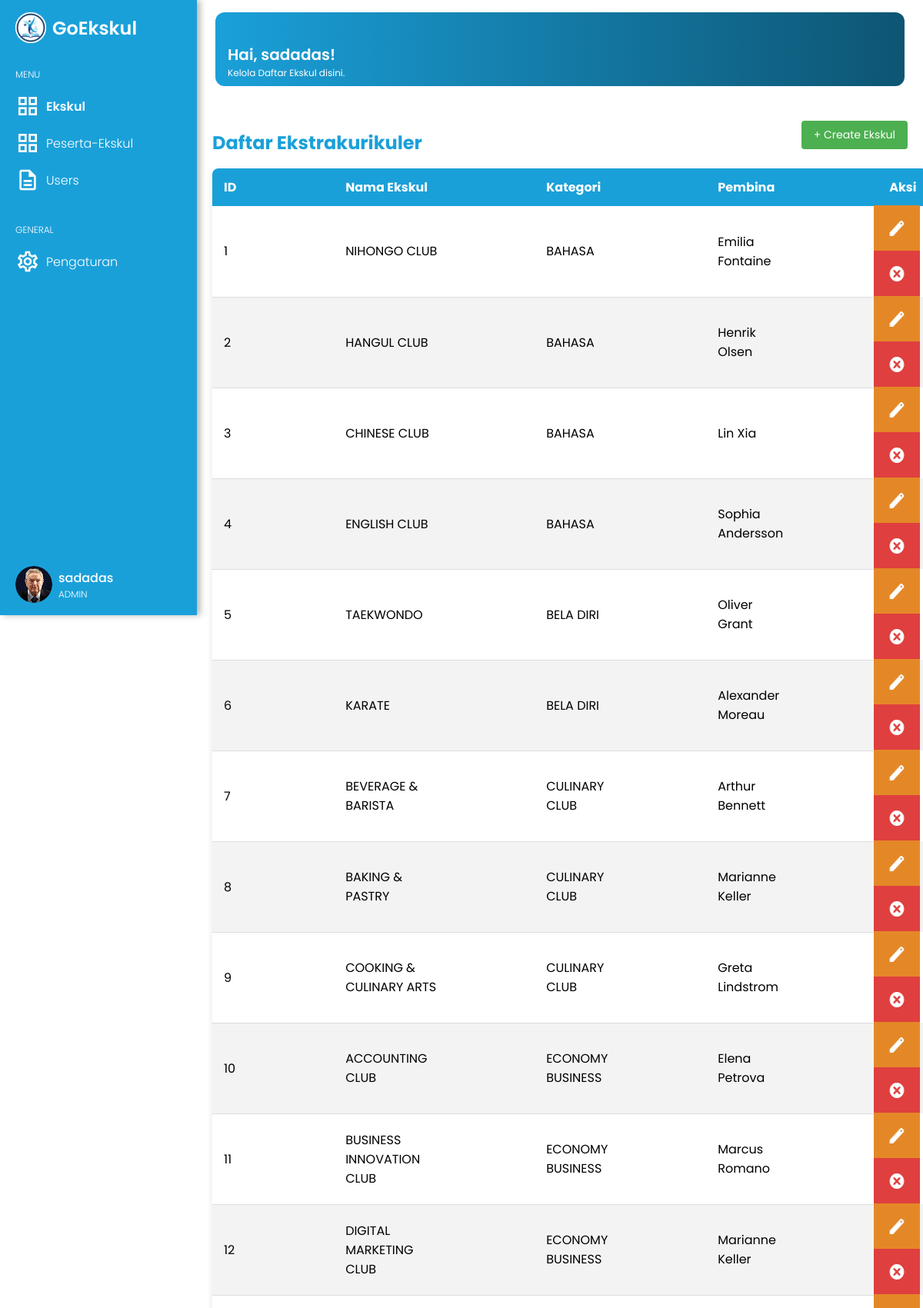
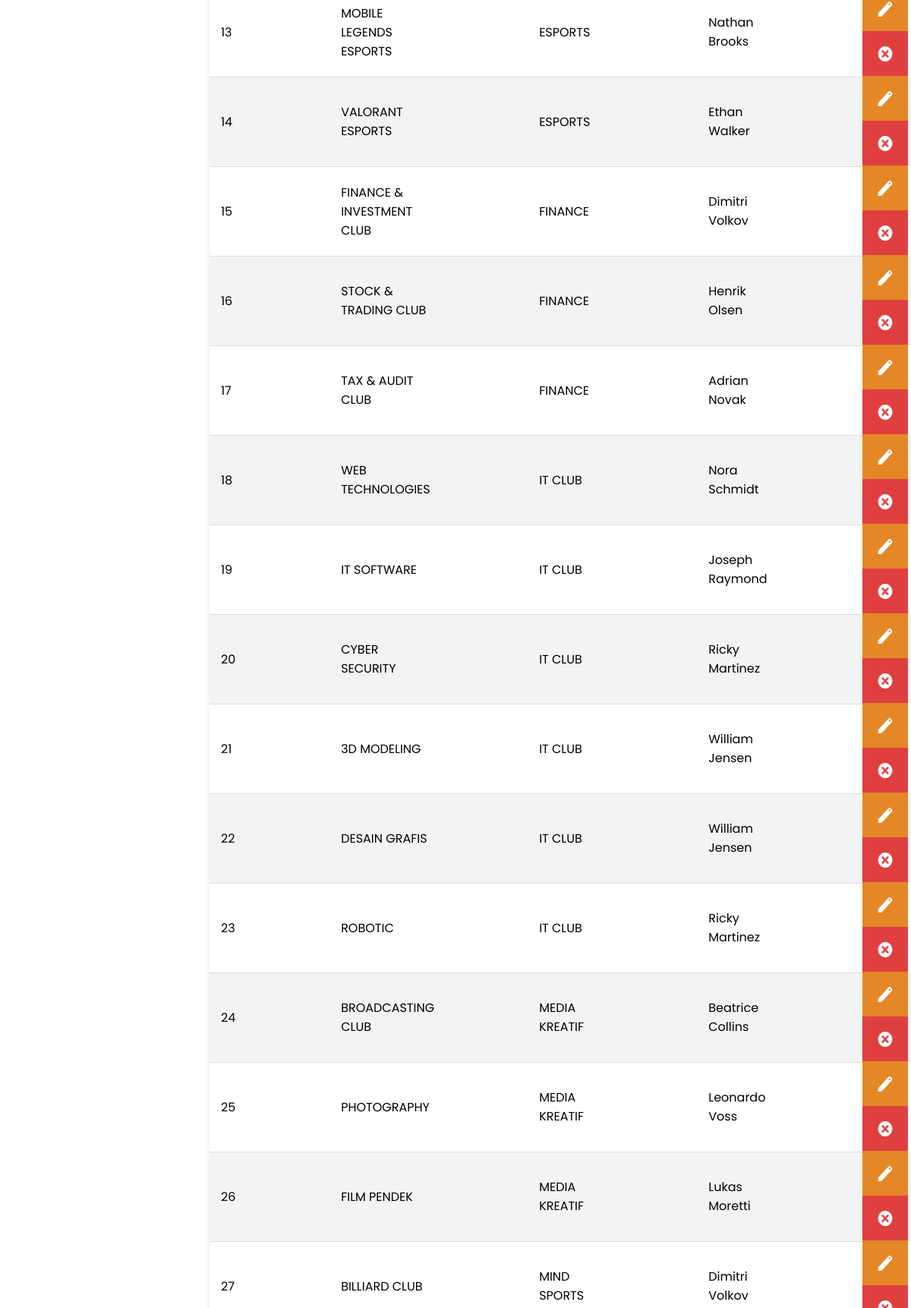
Page /Pages/Dashboard/Dashboard-Admin/dashboard.php (signed in, upper part) on the committed database (2 pictures, top to bottom).
### tables this page shows
CREATE TABLE `extracurriculars` (
  `id` int NOT NULL,
  `name` varchar(100) NOT NULL,
  `category` varchar(50) DEFAULT NULL,
  `day` varchar(20) DEFAULT NULL,
  `time` varchar(50) DEFAULT NULL,
  `location` varchar(100) DEFAULT NULL,
  `instructor_name` varchar(100) DEFAULT NULL,
  `instructor_photo` varchar(255) DEFAULT NULL,
  `activity_photo` varchar(255) DEFAULT NULL
);

### Pages/Dashboard/Dashboard-Admin/dashboard.php (the view, shortened to what this page needs)
<?php
include '../../../Config/db.php';
$user  = $_SESSION['user'] ?? 'Belum diatur';
$query = "SELECT id, name, category, instructor_name FROM extracurriculars";
$result = mysqli_query($koneksi, $query);
?>
<!DOCTYPE html>
<html lang="id">
<head>
    <link rel="stylesheet" href="https://cdnjs.cloudflare.com/ajax/libs/font-awesome/6.5.0/css/all.min.css">
    <link rel="stylesheet" href="/Styles/Dashboard/Dashboard-Admin/dashboard.css">
</head>
<body>
    <main class="dashboard-main-content">
        <aside class="sidebar">
            <section class="sidebar-top">
                <div class="logo-name">
                    <img src="../../../Images/Ikon GoEkskul.png">
                    <h1>GoEkskul</h1>
                </div>
                <section class="menu-general">
                    <section class="menu">
                        <h1>MENU</h1>
                        <a href="#" class="menu-list active">
                            <i class="material-icons-outlined">grid_view</i>
                            <h2 class="active">Ekskul</h2>
                        </a>
                        <a href="Ekskul_Registrasi.php" class="menu-list">
                            <i class="material-icons-outlined">grid_view</i>
                            <h2>Peserta-Ekskul</h2>
                        </a>
                        <a href="users.php" class="menu-list">
                            <i class="material-icons-outlined">description</i>
                            <h2>Users</h2>
                        </a>
                    </section>
                    <section class="general">
                        <h1>GENERAL</h1>
                        <a href="setting.php" class="general-list">
                            <i class="material-icons-outlined">settings</i>
                            <h2>Pengaturan</h2>
                        </a>
                    </section>
                </section>
            </section>
            <a href="setting.php" class="profile">
                <img src="../../../Images/Person-Photo/Person-31.png">
                <div class="name-role">
                    <h1><?= htmlspecialchars($user, ENT_QUOTES, 'UTF-8') ?></h1>
                    <p>ADMIN</p>
                </div>
            </a>
        </aside>
        <section class="dashboard">
            <section class="bottom">
                <section class="banner">
                    <h1>Hai, <?= htmlspecialchars($user, ENT_QUOTES, 'UTF-8') ?>!</h1>
                    <p>Kelola Daftar Ekskul disini.</p>
                </section>
                <div class="table-container">
                    <div class="table-header">
                        <h2 class="table-title">Daftar Ekstrakurikuler</h2>
                        <a href="create-ekskul.php" class="btn-create">
                            <button type="button">+ Create Ekskul</button>
                        </a>
                    </div>
                    <table class="ekskul-table">
                        <thead class="ekskul-table-header">
                            <tr>
                                <th class="table-col-id">ID</th>
                                <th class="table-col-name">Nama Ekskul</th>
                                <th class="table-col-category">Kategori</th>
                                <th class="table-col-mentor">Pembina</th>
                                <th class="table-col-actions">Aksi</th>
                            </tr>
                        </thead>
                        <tbody>
                            <?php while ($row = mysqli_fetch_assoc($result)) : ?>
                                <tr class="ekskul-row" data-id="<?= $row['id'] ?>">
                                    <td class="table-data-id"><?= htmlspecialchars($row['id'], ENT_QUOTES, 'UTF-8') ?></td>
                                    <td class="table-data-name"><?= htmlspecialchars($row['name'], ENT_QUOTES, 'UTF-8') ?></td>
                                    <td class="table-data-category"><?= htmlspecialchars($row['category'], ENT_QUOTES, 'UTF-8') ?></td>
                                    <td class="table-data-mentor"><?= htmlspecialchars($row['instructor_name'], ENT_QUOTES, 'UTF-8') ?></td>
                                    <td class="table-data-actions">
                                        <a href="edit-ekskul.php?id=<?= $row['id'] ?>">
                                            <img src="../../../Images/edit.png" alt="Edit" class="action-icon">
                                        </a>
                                        <button type="button" onclick="hapusEkskul(<?= $row['id'] ?>)" style="background: none; border: none; cursor: pointer;">
                                            <img src="../../../Images/delete.png" alt="Hapus" class="action-icon">
                                        </button>
                                    </td>
                                </tr>
                            <?php endwhile; ?>
                        </tbody>
                    </table>
                </div>
            </section>
        </section>
    </main>
</body>
</html>

### Styles/Dashboard/Dashboard-Admin/dashboard.css (style rules this page uses)
* { margin: 0; padding: 0; box-sizing: border-box; font-family: 'Poppins', sans-serif; }
.sidebar { display: flex; flex-direction: column; background-color: #1AA0D9; color: #fff; padding: 16px 0px 16px 0px; justify-content: space-between; height: 100vh; width: 16rem; box-shadow: 4px 0px 8px rgba(0, 0, 0, 0.3); position: fixed; }
.sidebar-top { display: flex; flex-direction: column; gap: 32px; }
.logo-name { display: flex; gap: 8px; align-items: center; margin-left: 20px; }
.logo-name img { height: 40px; }
.logo-name h1 { font-size: 24px; font-weight: 600; }
.menu-general { display: flex; flex-direction: column; gap: 32px; }
.menu { display: flex; flex-direction: column; }
.menu h1 { font-size: 12px; font-weight: 300; padding-left: 20px; margin-bottom: 8px; }
.menu-list { display: flex; align-items: center; text-decoration: none; color: #fff; padding-left: 20px; padding-top: 8px; padding-bottom: 8px; gap: 8px; transition: 0.2s; }
.menu-list i { font-size: 32px; }
.menu-list h2 { font-size: 16px; font-weight: 300; }
.menu-list h2.active { font-weight: 600; }
.general { display: flex; flex-direction: column; }
.general h1 { font-size: 12px; font-weight: 300; padding-left: 20px; margin-bottom: 8px; }
.general-list { display: flex; align-items: center; text-decoration: none; color: #fff; padding-left: 20px; padding-top: 8px; padding-bottom: 8px; gap: 8px; transition: 0.2s; }
.general-list i { font-size: 32px; }
.general-list h2 { font-size: 16px; font-weight: 300; }
.profile { display: flex; color: #fff; text-decoration: none; gap: 8px; margin-right: 20px; margin-left: 20px; transition: 0.3s; border-radius: 999px; }
.profile img { height: 48px; width: 48px; border-radius: 9999px; }
.name-role { display: flex; flex-direction: column; justify-content: center; }
.name-role h1 { font-size: 16px; font-weight: 500; }
.name-role p { font-size: 12px; font-weight: 300; }
.dashboard { margin-left: 16rem; height: 100vh; }
.bottom { display: flex; flex-direction: column; }
.banner { margin: 16px 24px; padding: 8px 16px; height: 6rem; border-radius: 12px; align-content: flex-end; background-image: linear-gradient(to right,#1AA0D9,#0E5573); }
.banner h1 { font-size: 20px; font-weight: 600; color: #fff; }
.banner p { font-size: 12px; font-weight: 400; color: #fff; }
.table-container { margin: 20px; font-family: Arial, sans-serif; }
.table-title { margin-top: 20px; color: #333; font-size: 1.5em; }
.ekskul-table { width: 100%; border-collapse: collapse; box-shadow: 0 2px 8px rgba(0, 0, 0, 0.1); border-radius: 8px; overflow: hidden; }
.ekskul-table-header th { background-color: #1AA0D9; color: white; font-weight: bold; padding: 12px 15px; text-align: left; }
.ekskul-row { transition: background-color 0.2s ease; }
.ekskul-row:nth-of-type(even) { background-color: #f3f3f3; }
.table-data-id, .table-data-name, .table-data-category, .table-data-mentor { padding: 12px 15px; border-bottom: 1px solid #ddd; padding-right:123px; }
.action-icon { margin-left: -5px; margin-top: -1px; vertical-align: middle; cursor: pointer; width: 60px; height: 60px; }
.table-header { display: flex; justify-content: space-between; align-items: center; margin-bottom: 16px; }
.btn-create button { background-color: #4CAF50; color: white; border: none; padding: 8px 16px; font-size: 14px; cursor: pointer; border-radius: 4px; }
.table-title { color:#1AA0D9; }

### rows in the picture
extracurriculars: id "1", name "NIHONGO CLUB", category "BAHASA", instructor_name "Emilia Fontaine"
extracurriculars: id "2", name "HANGUL CLUB", category "BAHASA", instructor_name "Henrik Olsen"
extracurriculars: id "3", name "CHINESE CLUB", category "BAHASA", instructor_name "Lin Xia"
extracurriculars: id "4", name "ENGLISH CLUB", category "BAHASA", instructor_name "Sophia Andersson"
extracurriculars: id "5", name "TAEKWONDO", category "BELA DIRI", instructor_name "Oliver Grant"
extracurriculars: id "6", name "KARATE", category "BELA DIRI", instructor_name "Alexander Moreau"
extracurriculars: id "7", name "BEVERAGE & BARISTA", category "CULINARY CLUB", instructor_name "Arthur Bennett"
extracurriculars: id "8", name "BAKING & PASTRY", category "CULINARY CLUB", instructor_name "Marianne Keller"
extracurriculars: id "9", name "COOKING & CULINARY ARTS", category "CULINARY CLUB", instructor_name "Greta Lindstrom"
extracurriculars: id "10", name "ACCOUNTING CLUB", category "ECONOMY BUSINESS", instructor_name "Elena Petrova"
extracurriculars: id "11", name "BUSINESS INNOVATION CLUB", category "ECONOMY BUSINESS", instructor_name "Marcus Romano"
extracurriculars: id "12", name "DIGITAL MARKETING CLUB", category "ECONOMY BUSINESS", instructor_name "Marianne Keller"
extracurriculars: id "13", name "MOBILE LEGENDS ESPORTS", category "ESPORTS", instructor_name "Nathan Brooks"
extracurriculars: id "14", name "VALORANT ESPORTS", category "ESPORTS", instructor_name "Ethan Walker"
extracurriculars: id "15", name "FINANCE & INVESTMENT CLUB", category "FINANCE", instructor_name "Dimitri Volkov"
extracurriculars: id "16", name "STOCK & TRADING CLUB", category "FINANCE", instructor_name "Henrik Olsen"
extracurriculars: id "17", name "TAX & AUDIT CLUB", category "FINANCE", instructor_name "Adrian Novak"
extracurriculars: id "18", name "WEB TECHNOLOGIES", category "IT CLUB", instructor_name "Nora Schmidt"
extracurriculars: id "19", name "IT SOFTWARE", category "IT CLUB", instructor_name "Joseph Raymond"
extracurriculars: id "20", name "CYBER SECURITY", category "IT CLUB", instructor_name "Ricky Martinez"
extracurriculars: id "21", name "3D MODELING", category "IT CLUB", instructor_name "William Jensen"
extracurriculars: id "22", name "DESAIN GRAFIS", category "IT CLUB", instructor_name "William Jensen"
extracurriculars: id "23", name "ROBOTIC", category "IT CLUB", instructor_name "Ricky Martinez"
extracurriculars: id "24", name "BROADCASTING CLUB", category "MEDIA KREATIF", instructor_name "Beatrice Collins"
extracurriculars: id "25", name "PHOTOGRAPHY", category "MEDIA KREATIF", instructor_name "Leonardo Voss"
extracurriculars: id "26", name "FILM PENDEK", category "MEDIA KREATIF", instructor_name "Lukas Moretti"
extracurriculars: id "27", name "BILLIARD CLUB", category "MIND SPORTS", instructor_name "Dimitri Volkov"

### other values in the picture
$user "sadadas"
